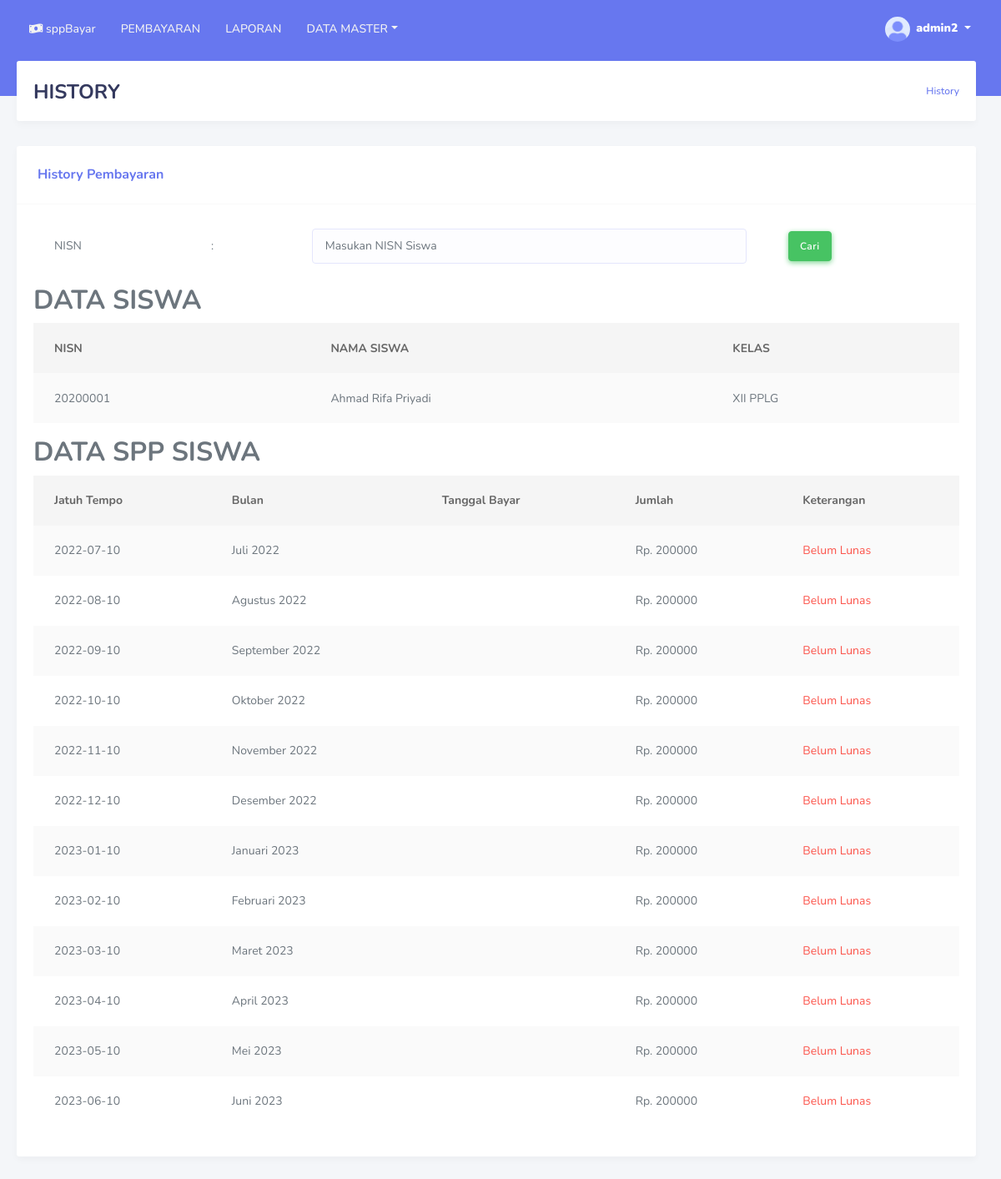
Page /history.php?nisn=20200001 (signed in) on the committed database.
### tables this page shows
CREATE TABLE `siswa` (
  `nisn` varchar(11) NOT NULL,
  `nis` varchar(11) NOT NULL,
  `nama` varchar(35) NOT NULL,
  `id_kelas` int(11) NOT NULL,
  `alamat` text NOT NULL,
  `no_telp` varchar(13) NOT NULL
);

CREATE TABLE `kelas` (
  `id_kelas` int(11) NOT NULL,
  `nama_kelas` varchar(10) NOT NULL,
  `kompetensi_keahlian` varchar(50) NOT NULL
);

CREATE TABLE `pembayaran` (
  `id_pembayaran` int(11) NOT NULL,
  `nisn` varchar(11) NOT NULL,
  `jatuh_tempo` date DEFAULT NULL,
  `bulan` varchar(20) NOT NULL,
  `tgl_bayar` date DEFAULT NULL,
  `jumlah_bayar` int(11) NOT NULL,
  `ket` varchar(40) DEFAULT NULL,
  `id_petugas` int(11) DEFAULT NULL
);

### history.php (the view, shortened to what this page needs)
<!DOCTYPE html>
<html>
<head>
</head>
<body>
  <?php
  include('tampilan/header.php');
  include('tampilan/sidebar.php');
  ?>
  <div class="main-content">
    <section class="section">
      <div class="section-header">
        <h1>HISTORY</h1>
        <div class="section-header-breadcrumb">
          <div class="breadcrumb-item active"><a href="history.php">History</a></div>
        </div>
      </div>
      <div class="row">
        <div class="col-md-12">
          <div class="card">
            <div class="card-header">
              <h4>History Pembayaran</h4>
            </div>
            <div style="padding:20px;">
              <form action="" method="get">
                <table class="table">
                  <tr>
                    <td>NISN</td>
                    <td>:</td>
                    <td>
                      <input class="form-control" type="text" name="nisn" placeholder="Masukan NISN Siswa">
                    </td>
                    <td>
                      <button class="btn btn-success" type="submit" name="cari">Cari</button>
                    </td>
                  </tr>
                </table>
              </form>
              <?php
              if (isset($_GET['nisn']) && $_GET['nisn'] != '') {
                $query = mysqli_query($koneksi, "SELECT * FROM siswa INNER JOIN kelas ON siswa.id_kelas = kelas.id_kelas WHERE nisn='$_GET[nisn]'");
                $data = mysqli_fetch_array($query);
                ?>
                <h2>DATA SISWA</h2>
                <table class="table table-striped">
                  <thead>
                    <tr>
                      <th scope="col">NISN</th>
                      <th scope="col">NAMA SISWA</th>
                      <th scope="col">KELAS</th>
                    </tr>
                  </thead>
                  <tbody>
                    <?php
                    if ($data != "") { ?>
                      <td>
                        <?php echo $data['nisn']; ?>
                      </td>
                      <td>
                        <?php echo $data['nama']; ?>
                      </td>
                      <td>
                        <?php echo $data['nama_kelas']; ?>
                      </td>
                    </tbody>
                  </table>
                <?php }
                    ?>
                <h2>DATA SPP SISWA</h2>
                <form method="post" action="proses_transaksi.php">
                  <table class="table table-striped">
                    <thead>
                      <tr>
                        <th scope="col">Jatuh Tempo</th>
                        <th scope="col">Bulan</th>
                        <th scope="col">Tanggal Bayar</th>
                        <th scope="col">Jumlah</th>
                        <th scope="col">Keterangan</th>
                      </tr>
                    </thead>
                    <tbody>
                      <?php
                      if ($data != "") {
                        $query = mysqli_query($koneksi, "SELECT * FROM pembayaran WHERE nisn='$data[nisn]' ORDER BY jatuh_tempo ASC");
                        while ($data = mysqli_fetch_array($query)) { ?>
                          <tr>
                            <td>
                              <?php echo $data['jatuh_tempo']; ?>
                            </td>
                            <td>
                              <?php echo $data['bulan']; ?>
                            </td>
                            <td>
                            </td>
                            <td>
                              <?php echo 'Rp. ' . $data['jumlah_bayar']; ?>
                            </td>
                            <td>
                              <?php
                              if ($data['ket'] == '') {
                                echo "<div class='text-danger'>Belum Lunas</div>";
                              } else {
                                echo "<div class='text-success'>Lunas</div>";
                              }
                              echo "</td>";
                              ?>
                            <?php
                        }
                        ?>
                      </tbody>
                    </table>
                  </form>
                  <?php
                      }
              }
              ?>
            </div>
          </div>
</body>
</html>

### rows in the picture
siswa: nisn "20200001", nama "Ahmad Rifa Priyadi", id_kelas.nama_kelas "XII PPLG"
pembayaran: jatuh_tempo "2022-07-10", bulan "Juli 2022", jumlah_bayar "200000", shows "Belum Lunas"
pembayaran: jatuh_tempo "2022-08-10", bulan "Agustus 2022", jumlah_bayar "200000", shows "Belum Lunas"
pembayaran: jatuh_tempo "2022-09-10", bulan "September 2022", jumlah_bayar "200000", shows "Belum Lunas"
pembayaran: jatuh_tempo "2022-10-10", bulan "Oktober 2022", jumlah_bayar "200000", shows "Belum Lunas"
pembayaran: jatuh_tempo "2022-11-10", bulan "November 2022", jumlah_bayar "200000", shows "Belum Lunas"
pembayaran: jatuh_tempo "2022-12-10", bulan "Desember 2022", jumlah_bayar "200000", shows "Belum Lunas"
pembayaran: jatuh_tempo "2023-01-10", bulan "Januari 2023", jumlah_bayar "200000", shows "Belum Lunas"
pembayaran: jatuh_tempo "2023-02-10", bulan "Februari 2023", jumlah_bayar "200000", shows "Belum Lunas"
pembayaran: jatuh_tempo "2023-03-10", bulan "Maret 2023", jumlah_bayar "200000", shows "Belum Lunas"
pembayaran: jatuh_tempo "2023-04-10", bulan "April 2023", jumlah_bayar "200000", shows "Belum Lunas"
pembayaran: jatuh_tempo "2023-05-10", bulan "Mei 2023", jumlah_bayar "200000", shows "Belum Lunas"
pembayaran: jatuh_tempo "2023-06-10", bulan "Juni 2023", jumlah_bayar "200000", shows "Belum Lunas"

### other values in the picture
$_SESSION['username'] "admin2"
